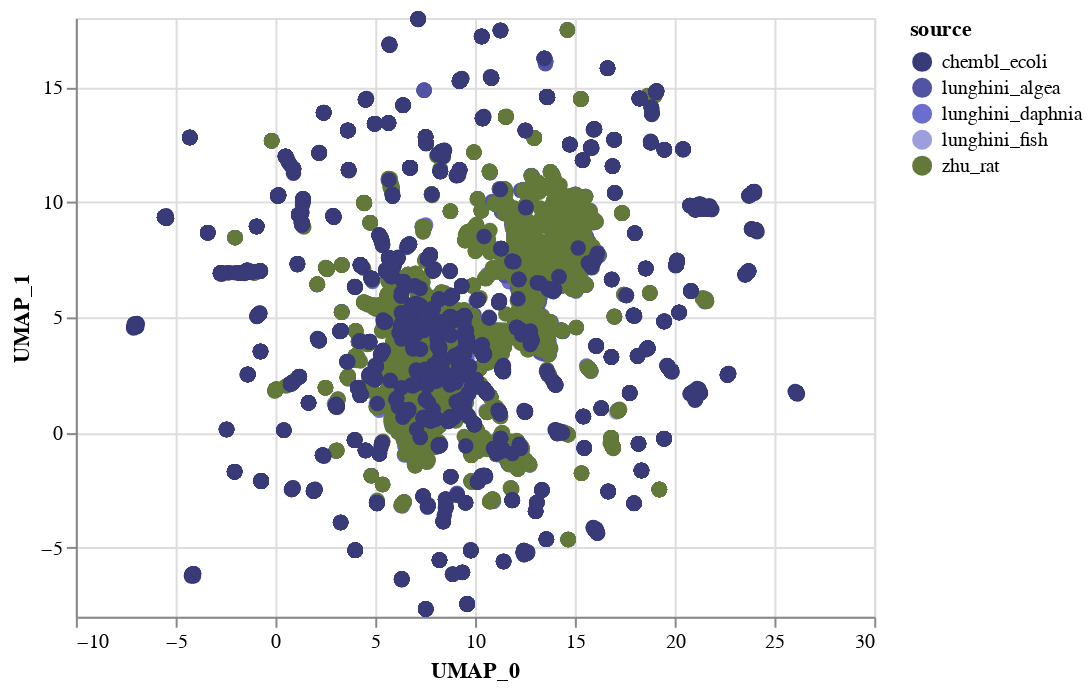

The cell this chart's notebook holds for it:
### Markdown cell above
**Create an interactive plot demostrating the overlap of molecule space between datasets.**

### Code cell
selection = alt.selection_multi(fields=['source'], bind='legend')
alt.Chart(dataset_).mark_circle(size=60).encode(
    x='UMAP_0',
    y='UMAP_1',
    color=alt.Color('source:N', scale=alt.Scale(scheme='category20b')),
    opacity=alt.condition(selection, alt.value(1), alt.value(0.01))
).add_selection(selection)

### Figure 1 — Vega-Lite specification as saved in the notebook (floating-point values rounded to 4 significant figures; data arrays with more than 128 entries replaced by an {"elided": "..."} marker saying what was removed)
{"config": {"view": {"continuousWidth": 400, "continuousHeight": 300}}, "data": {"name": "data-a3df29bc2c2510904b9fb80bf7c43d1c"}, "mark": {"type": "circle", "size": 60}, "encoding": {"color": {"type": "nominal", "field": "source", "scale": {"scheme": "category20b"}}, "opacity": {"condition": {"value": 1, "selection": "selector002"}, "value": 0.01}, "x": {"type": "quantitative", "field": "UMAP_0"}, "y": {"type": "quantitative", "field": "UMAP_1"}}, "selection": {"selector002": {"type": "multi", "fields": ["source"], "bind": "legend"}}, "$schema": "https://vega.github.io/schema/vega-lite/v4.8.1.json", "datasets": {"data-a3df29bc2c2510904b9fb80bf7c43d1c": {"elided": "18402 records"}}}
